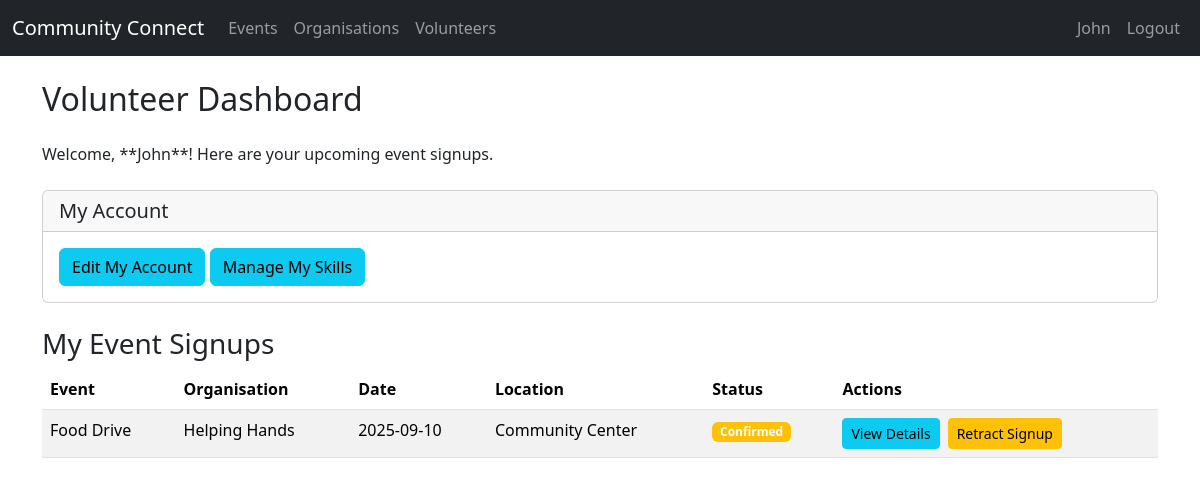
The app's page /volunteer/dashboard (signed in), older data.
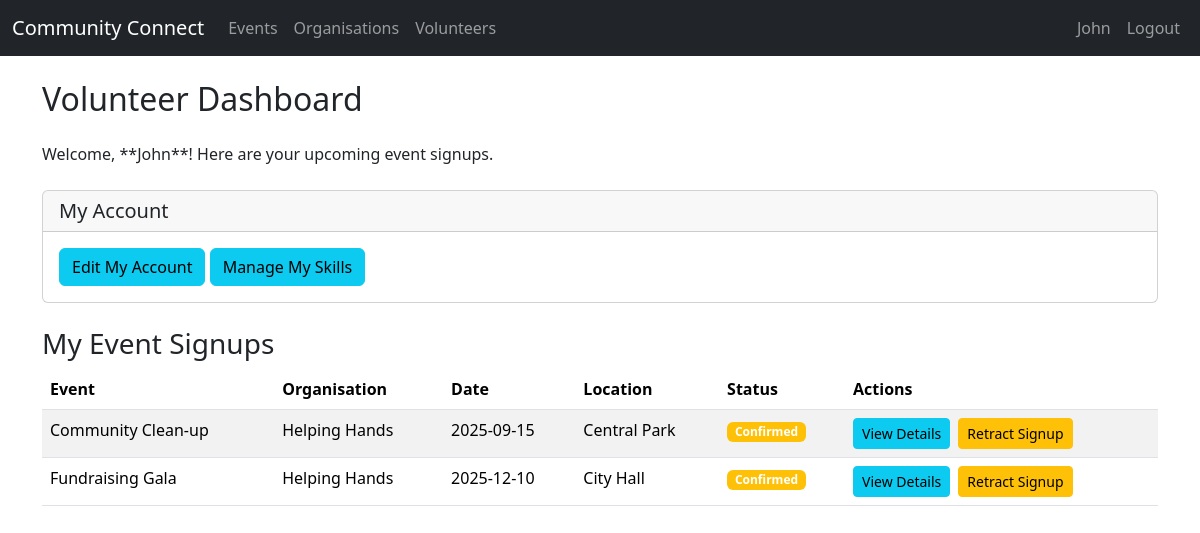
The same page, newer data.
### tables this page shows
CREATE TABLE Signups (
    SignupID INTEGER PRIMARY KEY AUTOINCREMENT,
    EventID INTEGER NOT NULL,
    VolunteerID INTEGER NOT NULL,
    RoleID INTEGER,
    Status TEXT(20),
    FOREIGN KEY (EventID) REFERENCES Events(EventID) ON DELETE CASCADE,
    FOREIGN KEY (VolunteerID) REFERENCES Volunteers(VolunteerID) ON DELETE CASCADE,
    FOREIGN KEY (RoleID) REFERENCES Roles(RoleID) ON DELETE SET NULL
);

CREATE TABLE Events (
    EventID INTEGER PRIMARY KEY AUTOINCREMENT,
    OrganisationID INTEGER NOT NULL,
    Name TEXT(100) NOT NULL,
    Description TEXT(255),
    Date DATE,
    StartTime TIME,
    EndTime TIME,
    Location TEXT(255),
    Status TEXT(20),
    FOREIGN KEY (OrganisationID) REFERENCES Organisations(OrganisationID),
    CONSTRAINT chk_end_after_start CHECK (EndTime > StartTime)
);

CREATE TABLE Organisations (
    OrganisationID INTEGER PRIMARY KEY AUTOINCREMENT,
    Name TEXT(100) NOT NULL,
    Description TEXT(255),
    ContactPerson TEXT(50),
    Email TEXT(320) UNIQUE NOT NULL,
    Password TEXT(128) NOT NULL,
    Phone TEXT(32),
    Address TEXT(255),
    Website TEXT(255),
    Logo BLOB
);

### app.py (the view)
@app.route("/volunteer/dashboard")
@login_required
@volunteer_required
def volunteer_dashboard():
    db = get_db()
    signups = db.execute(
        """SELECT s.Status, e.Name AS EventName, e.Date, e.Location, o.Name AS OrgName, s.EventID
           FROM Signups s JOIN Events e ON s.EventID = e.EventID
           JOIN Organisations o ON e.OrganisationID = o.OrganisationID
           WHERE s.VolunteerID = ?
           ORDER BY date(e.Date) ASC""", (session["user_id"],)
    ).fetchall()
    return render_template("volunteer_dashboard.html", signups=signups)

### app.py (called while the page is built)
def get_db():
    db = getattr(g, "_database", None)
    if db is None:
        db = g._database = sqlite3.connect(DATABASE)
        db.row_factory = sqlite3.Row  # This allows accessing columns by name
    return db

@app.teardown_appcontext
def close_connection(exception):
    db = getattr(g, "_database", None)
    if db is not None:
        db.close()

def login_required(f):
    @wraps(f)
    def decorated_function(*args, **kwargs):
        if "user_id" not in session:
            flash("Please log in first.", "error")
            return redirect(url_for("login"))
        return f(*args, **kwargs)
    return decorated_function

def volunteer_required(f):
    @wraps(f)
    def wrapper(*args, **kwargs):
        if session.get("account_type") != "volunteer":
            flash("Volunteers only.", "error")
            return redirect(url_for("index"))
        return f(*args, **kwargs)
    return wrapper

### templates/volunteer_dashboard.html
{% extends "base.html" %}
{% block content %}
<h2 class="mb-4">Volunteer Dashboard</h2>
<p>Welcome, **{{ session['name'] }}**! Here are your upcoming event signups.</p>
<div class="card my-4">
    <div class="card-header">
        <h5 class="mb-0">My Account</h5>
    </div>
    <div class="card-body">
        <a href="{{ url_for('edit_volunteer_account') }}" class="btn btn-info">Edit My Account</a>
        <a href="{{ url_for('manage_volunteer_skills') }}" class="btn btn-info">Manage My Skills</a>
    </div>
</div>
<h3 class="mt-4">My Event Signups</h3>
{% if signups %}
<table class="table table-striped">
    <thead>
        <tr>
            <th>Event</th>
            <th>Organisation</th>
            <th>Date</th>
            <th>Location</th>
            <th>Status</th>
            <th>Actions</th>
        </tr>
    </thead>
    <tbody>
        {% for signup in signups %}
        <tr>
            <td>{{ signup.EventName }}</td>
            <td>{{ signup.OrgName }}</td>
            <td>{{ signup.Date }}</td>
            <td>{{ signup.Location }}</td>
            <td><span class="badge bg-{% if signup.Status == 'Accepted' %}success{% elif signup.Status == 'Rejected' %}danger{% else %}warning{% endif %}">{{ signup.Status }}</span></td>
            <td>
                <div class="d-flex align-items-center gap-2">
                    <a href="{{ url_for('view_event', event_id=signup.EventID) }}" class="btn btn-sm btn-info">View Details</a>
                    {% if signup.Status != 'Accepted' %}
                        <form action="{{ url_for('retract_signup', event_id=signup.EventID) }}" method="POST" class="m-0">
                            <button type="submit" class="btn btn-sm btn-warning" onclick="return confirm('Are you sure you want to retract your signup?');">Retract Signup</button>
                        </form>
                    {% endif %}
                </div>
            </td>
        </tr>
        {% endfor %}
    </tbody>
</table>
{% else %}
<p>You have not signed up for any events yet. <a href="{{ url_for('list_events') }}">Browse events now!</a></p>
{% endif %}
{% endblock %}

Row changes from the older to the newer data that the page shows:
changed Signups: EventName "Food Drive" → "Community Clean-up"; Date "2025-09-10" → "2025-09-15"; Location "Community Center" → "Central Park"
now on this page (row edited): Signups: EventName "Fundraising Gala", OrgName "Helping Hands", Date "2025-12-10", Location "City Hall", Status "Confirmed"
